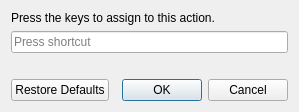
<?xml version="1.0" encoding="UTF-8"?>
<ui version="4.0">
 <class>QVShortcutDialog</class>
 <widget class="QDialog" name="QVShortcutDialog">
  <property name="geometry">
   <rect>
    <x>0</x>
    <y>0</y>
    <width>299</width>
    <height>72</height>
   </rect>
  </property>
  <property name="windowTitle">
   <string>Modify Shortcuts</string>
  </property>
  <layout class="QVBoxLayout" name="verticalLayout">
   <item>
    <widget class="QLabel" name="shortcutEditorHint">
     <property name="text">
      <string>Press the keys to assign to this action.</string>
     </property>
     <property name="wordWrap">
      <bool>true</bool>
     </property>
    </widget>
   </item>
   <item>
    <widget class="QKeySequenceEdit" name="keySequenceEdit"/>
   </item>
   <item>
    <widget class="QLabel" name="shortcutConflict">
     <property name="wordWrap">
      <bool>true</bool>
     </property>
     <property name="textFormat">
      <enum>Qt::TextFormat::PlainText</enum>
     </property>
    </widget>
   </item>
   <item>
    <widget class="QDialogButtonBox" name="buttonBox">
     <property name="orientation">
      <enum>Qt::Horizontal</enum>
     </property>
     <property name="standardButtons">
      <set>QDialogButtonBox::Cancel|QDialogButtonBox::Ok|QDialogButtonBox::RestoreDefaults</set>
     </property>
     <property name="centerButtons">
      <bool>false</bool>
     </property>
    </widget>
   </item>
  </layout>
 </widget>
 <resources/>
 <connections>
  <connection>
   <sender>buttonBox</sender>
   <signal>accepted()</signal>
   <receiver>QVShortcutDialog</receiver>
   <slot>accept()</slot>
   <hints>
    <hint type="sourcelabel">
     <x>248</x>
     <y>254</y>
    </hint>
    <hint type="destinationlabel">
     <x>157</x>
     <y>274</y>
    </hint>
   </hints>
  </connection>
  <connection>
   <sender>buttonBox</sender>
   <signal>rejected()</signal>
   <receiver>QVShortcutDialog</receiver>
   <slot>reject()</slot>
   <hints>
    <hint type="sourcelabel">
     <x>316</x>
     <y>260</y>
    </hint>
    <hint type="destinationlabel">
     <x>286</x>
     <y>274</y>
    </hint>
   </hints>
  </connection>
 </connections>
</ui>
